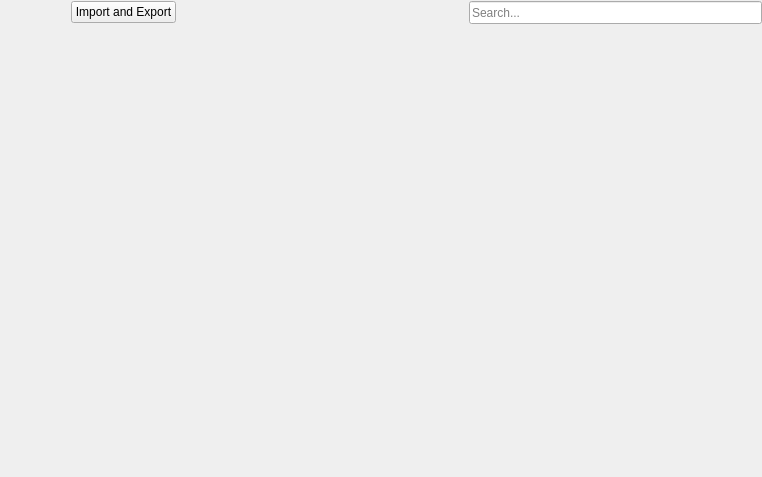
<?xml version="1.0" encoding="UTF-8"?>
<ui version="4.0">
 <class>BrowsingLibrary</class>
 <widget class="QWidget" name="BrowsingLibrary">
  <property name="geometry">
   <rect>
    <x>0</x>
    <y>0</y>
    <width>762</width>
    <height>477</height>
   </rect>
  </property>
  <property name="windowTitle">
   <string>Library</string>
  </property>
  <layout class="QGridLayout" name="gridLayout">
   <property name="margin">
    <number>0</number>
   </property>
   <property name="spacing">
    <number>0</number>
   </property>
   <item row="1" column="0" colspan="2">
    <widget class="FancyTabWidget" name="tabs" native="true"/>
   </item>
   <item row="0" column="0">
    <widget class="QFrame" name="frame">
     <property name="minimumSize">
      <size>
       <width>71</width>
       <height>25</height>
      </size>
     </property>
     <property name="maximumSize">
      <size>
       <width>71</width>
       <height>25</height>
      </size>
     </property>
    </widget>
   </item>
   <item row="0" column="1">
    <widget class="QFrame" name="frame_2">
     <property name="maximumSize">
      <size>
       <width>16777215</width>
       <height>25</height>
      </size>
     </property>
     <layout class="QHBoxLayout" name="horizontalLayout">
      <property name="spacing">
       <number>0</number>
      </property>
      <property name="margin">
       <number>0</number>
      </property>
      <item>
       <widget class="QPushButton" name="importExport">
        <property name="text">
         <string>Import and Export</string>
        </property>
       </widget>
      </item>
      <item>
       <spacer name="horizontalSpacer">
        <property name="orientation">
         <enum>Qt::Horizontal</enum>
        </property>
        <property name="sizeHint" stdset="0">
         <size>
          <width>40</width>
          <height>20</height>
         </size>
        </property>
       </spacer>
      </item>
      <item>
       <widget class="QLineEdit" name="searchLine">
        <property name="maximumSize">
         <size>
          <width>16777215</width>
          <height>23</height>
         </size>
        </property>
        <property name="placeholderText">
         <string>Search...</string>
        </property>
       </widget>
      </item>
     </layout>
    </widget>
   </item>
  </layout>
 </widget>
 <customwidgets>
  <customwidget>
   <class>FancyTabWidget</class>
   <extends>QWidget</extends>
   <header>fancytabwidget.h</header>
   <container>1</container>
  </customwidget>
 </customwidgets>
 <resources/>
 <connections/>
</ui>
